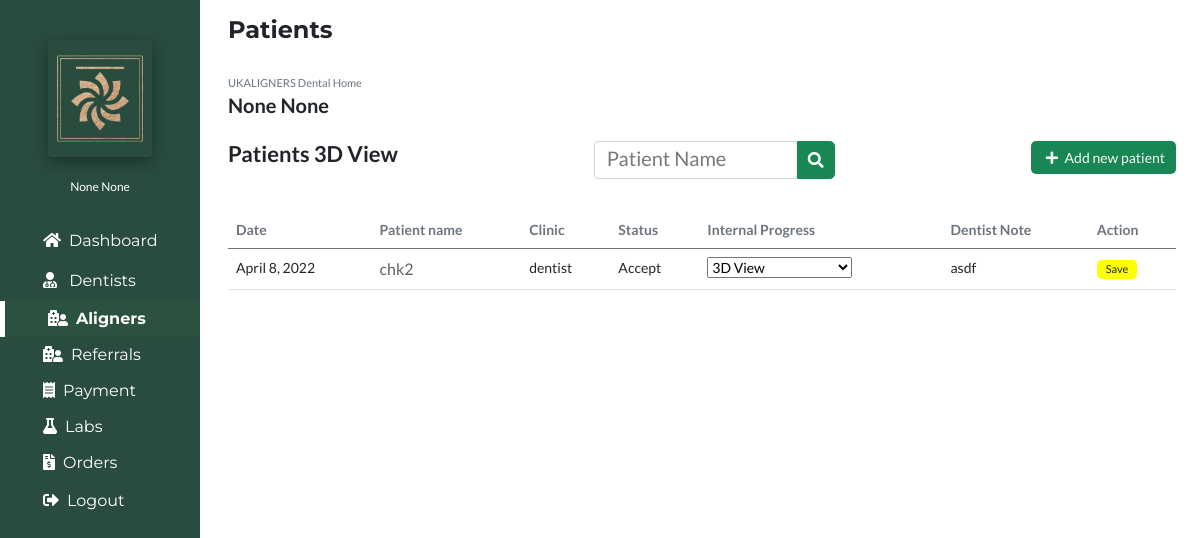
Before: /patienttdv (signed in) with the older database file.
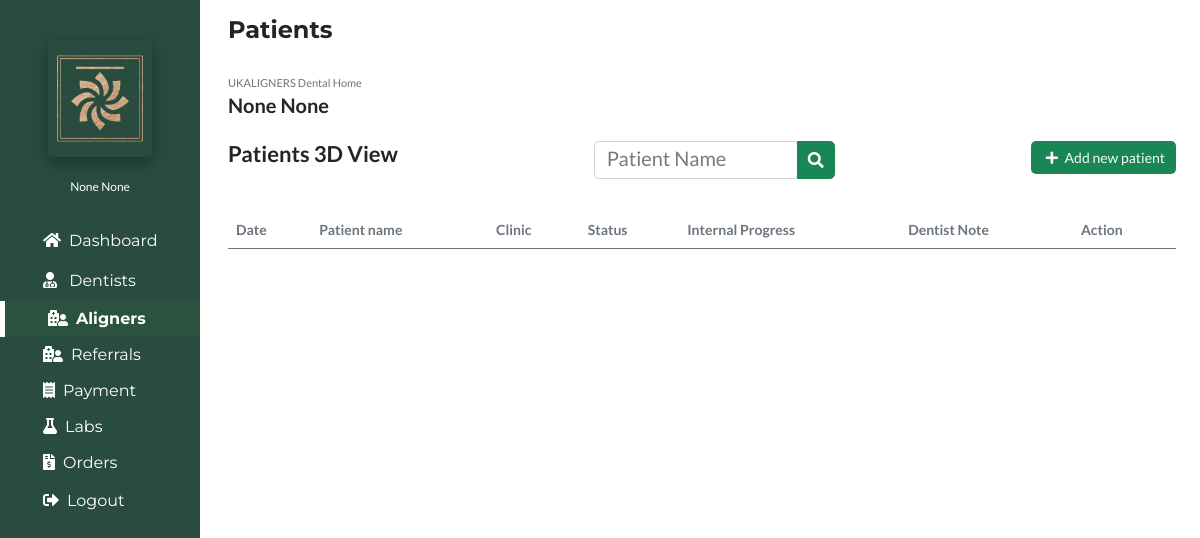
After: the same page with the newer database file.
### portfolioApp/models.py (models this page shows, shortened)
class Patient(models.Model):
    Dentist=models.ForeignKey(User,on_delete=models.CASCADE)
    Prescriber=models.CharField(max_length=100,null=True)
    Clinic=models.CharField(max_length=300,null=True)
    Email=models.CharField(max_length=300,null=True)
    Telephone=models.CharField(max_length=300,null=True)
    PatientName=models.CharField(max_length=100,null=True)
    Sex=models.CharField(max_length=100,null=True)
    TreatmentInPast=models.CharField(max_length=100,null=True)
    Age=models.CharField(max_length=100,null=True)
    Address1=models.CharField(max_length=100,null=True)
    Address2=models.CharField(max_length=100,null=True)
    OralScan=models.CharField(max_length=100,null=True)
    Impression=models.CharField(max_length=100,null=True)
    UpperJaw=models.FileField(null=True)
    LowerJaw=models.FileField(null=True)
    Photo1=models.ImageField(null=True)
    Photo2=models.ImageField(null=True)
    Photo3=models.ImageField(null=True)
    Photo4=models.ImageField(null=True)
    Treatment=models.CharField(max_length=150,null=True, choices=(("TREATMENT PLAN: includes 3D visualisation and STL files to print models in house","TREATMENT PLAN: includes 3D visualisation and STL files to print models in house"),("Full TREATMENT: including 3D and all set of aligners","Full TREATMENT: including 3D and all set of aligners")))
    TreatmentRequired=models.CharField(max_length=150,null=True)
    Aligners=models.CharField(max_length=150,null=True)
    TreatmentLimit=models.CharField(max_length=150,null=True)
    Overbite=models.CharField(max_length=150,null=True)
    Overjet=models.CharField(max_length=150,null=True)
    Expension=models.CharField(max_length=150,null=True)
    IPR=models.CharField(max_length=150,null=True)
    Procline=models.CharField(max_length=150,null=True)
    Distalize=models.CharField(max_length=150,null=True)
    UpperMidline=models.CharField(max_length=150,null=True)
    LoverMidline=models.CharField(max_length=150,null=True)
    ArchForm=models.CharField(max_length=150,null=True)
    PCrossbite=models.CharField(max_length=150,null=True)
    Hint1=models.CharField(max_length=150,null=True)
    Hint2=models.CharField(max_length=150,null=True)
    Hint3=models.CharField(max_length=150,null=True)
    DentistNote=models.TextField(default="Not Added",null=True)
    AdminNote=models.TextField(default="Not Added",null=True)
    Status=models.CharField(max_length=120,default="Pending",null=True,choices=(("3D","3D"),("Ready","Ready")))
    InternalStatus=models.CharField(max_length=30,null=True,default="On")
    Date=models.DateField(auto_now_add=True)
    file=models.FileField(null=True)
    AdminStatus = models.CharField(max_length=1000,null=True)
    Stage = models.CharField(max_length=1000,null=True, choices=(("File sent","File sent"),("Model prod","Model prod"),("Aligner prod","Aligner prod"),("Ready","Ready")))
    Note = models.CharField(max_length=10000,null=True)
    Action = models.CharField(max_length=1000,null=True,choices=(("In progress","In progress"),("TC","TC")))
    Progress = models.CharField(max_length=1000,null=True, blank=True, choices=(("Accept","Accept"),("Review","Review"),("Decline","Decline"),("On-Hold","On-Hold"),("New","New")))
    UpperArch = models.IntegerField(default=0, null=True, blank=True)
    LowerArch = models.IntegerField(default=0,null=True, blank=True)

### portfolioApp/views.py (the view)
# urls.py: path('patienttdv', views.patienttdv, name='patienttdv'),
@login_required(login_url='login')
def patienttdv(request):
    if request.user.is_superuser or request.user.is_staff:
        mypatients=Patient.objects.filter(InternalStatus="3D View").order_by("PatientName")
        if "Save" in request.POST:
            id=request.POST.get('id')
            editpatient=Patient.objects.get(id=id)
            editpatient.Status=request.POST.get('Status')
            editpatient.InternalStatus=request.POST.get('InternalStatus')
            editpatient.save()
    context={
        'patients':'active',
        'mypatients':mypatients,
    }
    return render(request,'patienttdv.html',context)

### portfolioApp/templates/patienttdv.html (shortened to what this page needs)
{% extends 'base.html' %}
{% load static %}
{% block body %}
<section class="px-4">
<h4 class="py-3"><b>Patients</b></h4>
<div class="">
<span class="text-secondary">UKALIGNERS Dental Home</span>
<h6><b>{{user.first_name}} {{user.last_name}}</b></h6>
<div class="d-flex justify-content-between py-3">
<h5><b>Patients 3D View</b></h5>
<div class="search-bar">
<div class="input-group">
  <div class="form-outline">
  <form action="{% url 'patientsearchresults' %}" method="get">
    <input type="search" id="patientName"  class="form-control" placeholder="Patient Name" name="PatientSearchQuery" />
  </div>
  <button type="submit" class="btn btn-success bg-success">
    <i class="fas fa-search"></i>
  </button>
</div>
</div>
<div class="add-new">
<a href="{% url 'addnewpatient' %}" class="btn btn-sm text-light bg-success"><i class="fas fa-plus mx-1"></i> Add new patient</a>
</div>
</div>
<div class="col-sm-12 px-0 pb-3 my-3 table-responsive"style="font-size:14px;">
<table class="table ">
<thead class="text-secondary">
<tr>
<th scope="col">Date</th>
<th scope="col">Patient name</th>
<th scope="col">Clinic</th>
<th scope="col">Status</th>
<th scope="col">Internal Progress</th>
{% if user.is_superuser %}
<th scope="col">Dentist Note</th>
{% endif %}
<th>Action</th>
</tr>
</thead>
<tbody>
{% for patients in mypatients %}
<tr>
<td>{{patients.Date}}</td>
{% if not user.is_staff or user.is_superuser %}
<td><a href="/patientdetail/{{patients.id}}/">{{patients.PatientName}} {{patients.PatientSurname}}</a></td>
{% else %}
<td class="text-secondary">{{patients.PatientName}} {{patients.PatientSurname}}</td>
{% endif %}
<td>{{patients.Clinic}}</td>
<form action="" method="POST">
<td>
{% if not user.is_superuser or not user.is_staff %}
    <select name="Status" id="Status">
        <option value="{{patients.Status}}"selected>{{patients.Status}}</option>
        <option value="Accepted">Accept</option>
        <option value="Review">Review</option>
        <option value="On Hold">On Hold</option>
        <option value="Declined">Decline</option>
    </select>
{% else %}
{{patients.Status}}
{% endif %}
</td>
<td>
{% if user.is_superuser %}
    <select name="InternalStatus" id="InternalStatus">
        <option value="{{patients.InternalStatus}}"selected>{{patients.InternalStatus}}</option>
    </select>
{% else %}
{{patients.InternalStatus}}
 <input type="hidden" name="InternalStatus"value="{{patients.InternalStatus}}">
{% endif %}
</td>
{% if user.is_superuser %}
<td style="max-width:300px;">{{patients.DentistNote}}</td>
{% endif %}
<td>
    <input type="submit" class="btn px-2 py-0" value="Save" style="background:yellow;font-size:11px;" name="Save">
</td>
</form>
</tr>
{% endfor %}
</tbody>
</table>
</div>
</div>
</section>
{% endblock body %}

Changed rows visible on the page:
removed Patient: Date "April 8, 2022", PatientName "chk2", Clinic "dentist", Status "Accept", InternalStatus "3D View", DentistNote "asdf"
